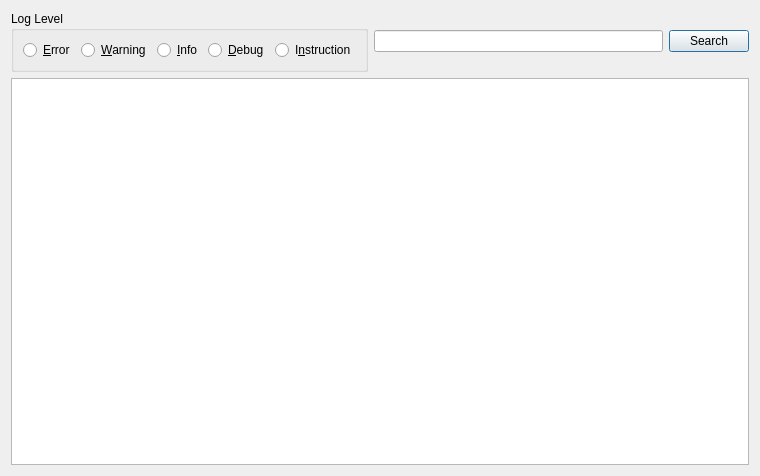
<?xml version="1.0" encoding="UTF-8"?>
<ui version="4.0">
 <class>LogWindow</class>
 <widget class="QDialog" name="LogWindow">
  <property name="geometry">
   <rect>
    <x>0</x>
    <y>0</y>
    <width>760</width>
    <height>476</height>
   </rect>
  </property>
  <property name="windowTitle">
   <string>Log Window</string>
  </property>
  <layout class="QGridLayout" name="gridLayout_2">
   <item row="0" column="0">
    <widget class="QGroupBox" name="groupBox">
     <property name="title">
      <string>Log Level</string>
     </property>
     <layout class="QGridLayout" name="gridLayout">
      <item row="0" column="0">
       <widget class="QRadioButton" name="rbError">
        <property name="text">
         <string>&amp;Error</string>
        </property>
       </widget>
      </item>
      <item row="0" column="1">
       <widget class="QRadioButton" name="rbWarning">
        <property name="text">
         <string>&amp;Warning</string>
        </property>
       </widget>
      </item>
      <item row="0" column="2">
       <widget class="QRadioButton" name="rbInfo">
        <property name="text">
         <string>&amp;Info</string>
        </property>
       </widget>
      </item>
      <item row="0" column="3">
       <widget class="QRadioButton" name="rbDebug">
        <property name="text">
         <string>&amp;Debug</string>
        </property>
       </widget>
      </item>
      <item row="0" column="4">
       <widget class="QRadioButton" name="rbInstruction">
        <property name="text">
         <string>I&amp;nstruction</string>
        </property>
       </widget>
      </item>
     </layout>
    </widget>
   </item>
   <item row="0" column="1">
    <layout class="QHBoxLayout" name="horizontalLayout">
     <item>
      <widget class="QLineEdit" name="txtSearch"/>
     </item>
     <item>
      <widget class="QPushButton" name="btnSearch">
       <property name="text">
        <string>Search</string>
       </property>
      </widget>
     </item>
    </layout>
   </item>
   <item row="1" column="0" colspan="2">
    <widget class="QTextEdit" name="txtOutput"/>
   </item>
  </layout>
 </widget>
 <resources/>
 <connections/>
</ui>
